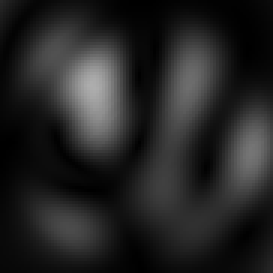
#> input picture Lab 2/Dataset_I/FSS_0632.8nm_00.3mm_004.7C_.tiff, 91 x 91 px (shown 3 times larger); its folder holds only this picture in this run
$ jupyter execute --allow-errors Lab_2.ipynb
#> lines starting #> are read from the running program, lines starting #| are printed output that depends on the picture; long printed decimals are rounded
## 1. Context

Specklegrams are created by a process called modal interference, which happens at the end of a multimode optical fiber. The dimensions of a multimode fiber (MMF) allow several light modes at different wavelengths to propagate, meaning that electromagnetic waves travel along several specific paths.

When a laser beam goes into an optical fiber, it creates different ways the light can travel. This depends on the size of the fiber. There's a relationship between the diameter of the core and the cladding, and the number of ways the light can travel. Speckle or specklegrams are created from these optical paths and the phase delays of each mode. This pattern is a changing spatial distribution of intensities, where constructive interference creates areas of maximum intensity, while total destructive interference between modes produces areas of no light.

The specklegram has great metrological utility, as the patterns generated can give information about the disturbances made along the fiber. The prediction of the magnitude of these disturbances will depend on the mathematical tools used.

Synthetic specklegram simulations were performed using the Finite Element Method (FEM) within COMSOL Multiphysics, integrated with Matlab. This model simulated the propagation of an optical field through a multimode optical fiber, concentrating specifically on the sensing region affected by temperature fluctuations. This method facilitated an accurate approximation of the behavior of the fiber under perturbations, excluding undisturbed regions to optimize computational efficiency [1].

## 2. Advanced data handling with Pandas

[cell 1]
import os
import numpy as np
import pandas as pd
import cv2
import matplotlib.pyplot as plt
from glob import glob
from sklearn.metrics import roc_auc_score
import seaborn as sns
from scipy.stats import f_oneway, shapiro, kruskal
#!pip install skrebate
#!pip install pymrmr


from skrebate import ReliefF
#from pymrmr import mRMR

First we import all the images from the folder and get the data of pixel intensities, this data is flattened to get the dataFrame. Then we add the name of the columns, called as the designated pixel. Then we add a column of the temperature of the imagen to better understanding of the dataframe.

[cell 2]
Imgs_route = '.\Dataset_I'

imgs = sorted(glob(os.path.join(Imgs_route, 'FSS_0632.8nm_00.3mm_*.tiff')))
print(f"{len(imgs)} images were found.")

Size_test = cv2.imread(imgs[0], cv2.IMREAD_GRAYSCALE)
#> Size_test is the input picture: shape (91, 91); min 0, max 173, mean 36.6
Height, Width = Size_test.shape
#> Height = 91; Width = 91
Height, Width = Height - 1, Width - 1
#> Height = 90; Width = 90

Intensities = []

for route in imgs:
    img = cv2.imread(route, cv2.IMREAD_GRAYSCALE)
    if img is None:
        print(f"Imagen could not be read: {route}")
        continue

    Intensities.append(img[:90,:90].flatten())

df = pd.DataFrame(Intensities)
#> df = table of 1 rows and 8100 columns

# Columns with pixel position
cols = [f'pix_{i}_{j}' for i in range(Height) for j in range(Width)]
df.columns = cols

def temp_extraction(file):
    base = os.path.basename(file)
    parts = base.split('_')
    for part in parts:
        if 'C' in part:
            try:
                return float(part.replace('C', '').replace(',', '.'))
            except ValueError:
                return np.nan
    return np.nan

df['temperature'] = [temp_extraction(route) for route in imgs]
cols = ['temperature'] + [col for col in df.columns if col != 'temperature']
#> cols = 8101 items, first 6: 'temperature', 'pix_0_0', 'pix_0_1', 'pix_0_2', 'pix_0_3', 'pix_0_4'
df = df[cols]
#> df = table of 1 rows and 8101 columns

print(df.info())
#| <class 'pandas.core.frame.DataFrame'>
#| RangeIndex: 1 entries, 0 to 0
#| Columns: 8101 entries, temperature to pix_89_89
#| dtypes: float64(1), uint8(8100)
#| memory usage: 8.0 KB
#| None
df.head()
#> Out = table of 1 rows and 8101 columns

[cell 3]
df
#> Out = table of 1 rows and 8101 columns

Here we add a column with the categories of the data. As we have a set of images representing a continous variable (Temperature) which goes from 0.0°C to 100.0°C, we group the images in a range of 10 °C which means that we will have 10 classes, each with 100 images. The last category will have 101 images.

[cell 4]
df['Categories'] = df.index // 101

New_cols = ['Categories'] + cols
#> New_cols = 8102 items, first 6: 'Categories', 'temperature', 'pix_0_0', 'pix_0_1', 'pix_0_2', 'pix_0_3'
df = df[New_cols]
#> df = table of 1 rows and 8102 columns

[cell 5]
df
#> Out = table of 1 rows and 8102 columns

The next image is shown as an example of the reconstruction of the specklegram image from the data in the dataFrame

[cell 6]
# Img #100 visualization
index= 0
image = df.iloc[index][2:].values.reshape((Height, Width))

plt.figure(figsize=(5,5))
plt.imshow(image, cmap='gray')
#plt.title(f"Image #{index+1} - {df.iloc[index]['temperature']} °C")
plt.axis('off')
plt.show()

Here the data is grouped by the categories showing a mean of the intensities of the images within the range of temperature.

[cell 7]
df_grouped = df.groupby('Categories').mean().astype(int)
#> df_grouped = table of 1 rows and 8101 columns
#> (the rest of this cell did not finish here and is left out)

## 3. Feature extraction using OOP

A class for feature extraction is created, we will have 10 features, the first 9 are, each, a mean of the pixel intensities of a part of the image.  The image will be divided in 9 parts each with a size of 30x30 then a mean of all the intensities within that part will be done. The next figure ilustrate the methodology.

[cell 8]
class FeaturesExtraction:
    def __init__(self, image):
        self.image = image

    def pixDist(self):
        (minVal, maxVal, minLoc, maxLoc) = cv2.minMaxLoc(self.image)
        return np.sqrt((minLoc[0] - maxLoc[0]) ** 2 + (minLoc[1] - maxLoc[1]) ** 2)

    def pixRedox(self, new_pix_size):
        self.nps = new_pix_size
        resumen = []
        for i in range(3):
            for j in range(3):
                bloque = self.image[(i * self.nps):(i + 1) * self.nps,(j * self.nps):(j + 1) * self.nps]
                promedio = np.mean(bloque)
                resumen.append(promedio)
        return resumen

[cell 9]
Chung = image.shape[1] // 3
#> Chung = 30

images_9pix = []
pix_distances = []

#image = cv2.resize(df_grouped.iloc[5][1:].values.astype(np.uint8), (90, 90), interpolation=cv2.INTER_AREA)

#> (the rest of this cell did not finish here and is left out)

[cell 10]
Features = pd.DataFrame(images_9pix)
#> Features = table of 1 rows and 9 columns
Features['Gradient'] = pix_distances
Features_cols = [f'Feature #{i+1}' for i in range(9)] + ['Gradient']
Features.columns = Features_cols
Features['Categories'] = df['Categories']
Features
#> Out = table of 1 rows and 11 columns

[cell 11]
index= 0
imagen = Features.iloc[index][:-2].values.reshape((3, 3))
#> imagen = [[46.51, 36.3, 27.55], [28.09, 55.22, 54.11], [29.12, 25.95, 30.21]]

plt.figure(figsize=(5,5))
plt.imshow(imagen, cmap='gray')
#plt.title(f"Image #{index+1}")
plt.axis('off')
plt.show()
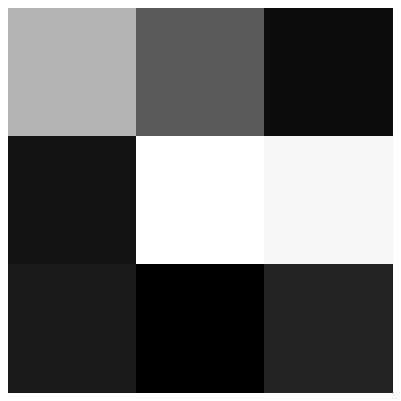
#> figure drawn by matplotlib, 1 panel

## 4. Statistical analysis of custom data and feature extraction

[cell 12]
Features.describe()
#> Out = table of 8 rows and 11 columns

Seeing this result we can say that the features that have a higher value of standard deviation can be selected as a better feature to clasify the data, i.e. Feature #5 and the gradient vs. Feature #7 and Feature #8 which have the lower values of standard deviation.

[cell 13]
plt.figure(figsize=(20,15))
for i, feature in enumerate(Features_cols):
    plt.subplot(3, 4, i + 1)
    sns.kdeplot(data=Features, x=feature, hue='Categories', fill=True, alpha=0.5)
    plt.title(f'Density Plot of {feature}')
    plt.xlabel(feature)
    plt.ylabel('Density')

plt.tight_layout()
plt.show()

[cell 14]
plt.figure(figsize=(20,20))
for i, feature in enumerate(Features_cols):
    plt.subplot(3, 4, i + 1)
    sns.boxplot(x='Categories', y=feature, data=Features)#, palette='Set2')
    plt.title(f'Boxplot of {feature} by Categories')
    plt.xlabel('Categories')
    plt.ylabel(feature)

plt.tight_layout()
plt.show()
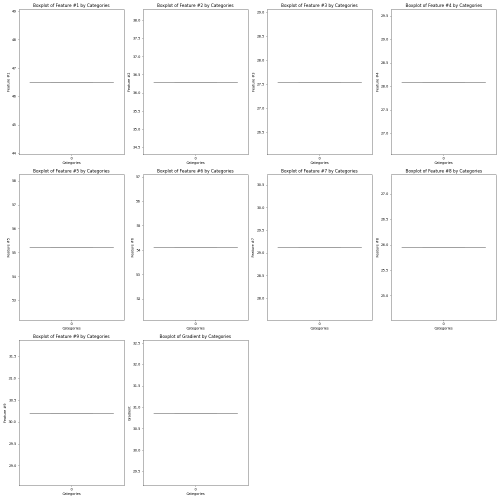
#> figure drawn by matplotlib, 10 panels

As shown in the boxplot and the density Feature #5 and the gradient seems to have a high value of standard deviation but these plots show that this characteristics by themselves are not the best to clasify the images, maybe Feature #5 can be useful by itself to clasify only images with category 5.

Also, we can see that the first 4 features can be useful to clasify the images in ranges of categories, i.e. it's easiest to clasify the images if we group the categories in 2 groups (Group 1: the first half of the categories, Group 2: the rest of the categories).

Also, we can conclude that we were right when we said that Feature #7 and Feature #8 are not the best features for data clasification. In the density plot is shown that this data are grouped in a short range of values.

[cell 15]
features = list(Features.drop('Categories', axis=1).columns)
#> features = ['Feature #1', 'Feature #2', 'Feature #3', 'Feature #4', 'Feature #5', 'Feature #6', 'Feature #7', 'Feature #8', 'Feature #9', 'Gradient']
print(features)
#| ['Feature #1', 'Feature #2', 'Feature #3', 'Feature #4', 'Feature #5', 'Feature #6', 'Feature #7', 'Feature #8', 'Feature #9', 'Gradient']
type(Features[Features[features[-1]] == 0][features[2]])

Now we make a H-test to define if the selected features have a significant statistical difference. First we verify if the data has a normal distribution or not.

[cell 16]
NormalTestVisualization = []
shapiroData = []
for i in range(10):
    for j in range(9):
        data = Features[Features['Categories'] == i][f'Feature #{j+1}']
        shapiroTest = shapiro(data)
        shapiroData.append(shapiroTest[1])
    data = Features[Features['Categories'] == i][f'Gradient']
    shapiroTest = shapiro(data)
    shapiroData.append(shapiroTest[1])
    NormalTestVisualization.append(shapiroData)
    shapiroData = []
#> after the loop, NormalTestVisualization = 10 items

NormalTest = pd.DataFrame(NormalTestVisualization)
#> NormalTest = table of 10 rows and 10 columns
NormalTest.columns = Features.drop('Categories', axis=1).columns
NormalTest
#> Out = table of 10 rows and 10 columns

Here is shown that none of the data has a normal distribution since all results are lower than 0.05 so we need to apply a Kruskal-Wallis test

#> (a cell that did not finish here is left out)

[cell 18]
# Calculate means for each feature by Categories
feature_means_by_Categories = Features.groupby('Categories').mean()
#> feature_means_by_Categories = table of 1 rows and 10 columns

print('Mean of feature j in class i:\n')
print(feature_means_by_Categories)
#> (printed output is left out)

# Calculate overall mean for each feature
overall_mean = Features.drop('Categories', axis=1).mean()


print('\nOverall mean of feature j:\n')
print(overall_mean)
#| Feature #1    46.510
#| Feature #2    36.301
#| Feature #3    27.549
#| Feature #4    28.094
#| Feature #5    55.219
#| Feature #6    54.112
#| Feature #7    29.123
#| Feature #8    25.949
#| Feature #9    30.209
#| Gradient      30.871
#| dtype: float64


# Calculate within-class scatter matrix
within_class_scatter = np.zeros((len(Features_cols), len(Features_cols)))
#> (the rest of this cell did not finish here and is left out)

Now with the Fisher discriminant ratio and the H-test we can note that the best features for clasification are Feature #1, #2 and #4, as we could see in the graphics above

## 5. Data separability

[cell 19]
X = Features[list(Features_cols)]
#> X = table of 1 rows and 10 columns
y = df_grouped.index
auc_scores = []
AUC_df = []
#> (the rest of this cell did not finish here and is left out)

With the AUC for each class we can note that every feature is able to diferentiate the class between the images, specifically the classes 4 and 6 are the easiest to clasify with all the features.
Now we train a ramdom forest model to predict the classes of some images. The data is separated to be 30% for testing and 70% for training.

We calculate the Accuracy score, precision, recall and f1_score with the methods from scikit-learn library.

[cell 20]
from sklearn.metrics import (
accuracy_score,
precision_score,
recall_score,
f1_score,
classification_report,
)
from sklearn.model_selection import train_test_split
from sklearn.ensemble import RandomForestClassifier
from sklearn.preprocessing import label_binarize

Y = Features['Categories'].values
#> Y = [0]

#> (the rest of this cell did not finish here and is left out)

$ run again, on Lab 2/Dataset_I/FSS_0632.8nm_00.3mm_006.2C_.tiff
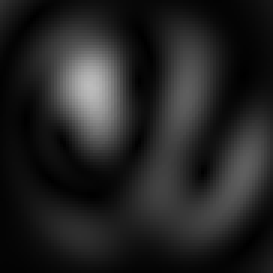
#> input picture Lab 2/Dataset_I/FSS_0632.8nm_00.3mm_006.2C_.tiff, 91 x 91 px (shown 3 times larger)
#> Size_test is the input picture: shape (91, 91); min 0, max 188, mean 35
#> `df = pd.DataFrame(Intensities)`: df = table of 1 rows and 8100 columns
#> `cols = ['temperature'] + [col for col in df.columns if col != 'tempera..`: cols = 8101 items, first 6: 'temperature', 'pix_0_0', 'pix_0_1', 'pix_0_2', 'pix_0_3', 'pix_0_4'
#> `df = df[cols]`: df = table of 1 rows and 8101 columns
#| <class 'pandas.core.frame.DataFrame'>
#| RangeIndex: 1 entries, 0 to 0
#| Columns: 8101 entries, temperature to pix_89_89
#| dtypes: float64(1), uint8(8100)
#| memory usage: 8.0 KB
#| None
#> New_cols = 8102 items, first 6: 'Categories', 'temperature', 'pix_0_0', 'pix_0_1', 'pix_0_2', 'pix_0_3'
#> `df = df[New_cols]`: df = table of 1 rows and 8102 columns
#> df_grouped = table of 1 rows and 8101 columns
#> Features = table of 1 rows and 9 columns
#> `Features`: Out = table of 1 rows and 11 columns
#> imagen = [[43.47, 40.18, 23.46], [29.35, 55.23, 44.56], [16.74, 29.5, 36.96]]
#> `plt.show()`:
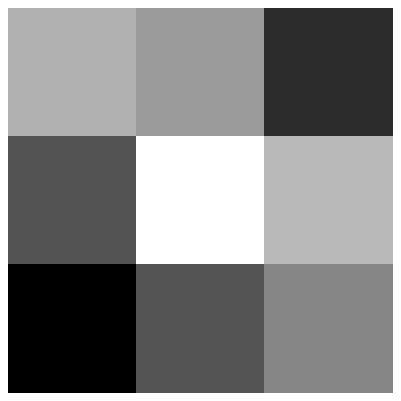
#> figure drawn by matplotlib, 1 panel
#> `Features.describe()`: Out = table of 8 rows and 11 columns
#> features = ['Feature #1', 'Feature #2', 'Feature #3', 'Feature #4', 'Feature #5', 'Feature #6', 'Feature #7', 'Feature #8', 'Feature #9', 'Gradient']
#| ['Feature #1', 'Feature #2', 'Feature #3', 'Feature #4', 'Feature #5', 'Feature #6', 'Feature #7', 'Feature #8', 'Feature #9', 'Gradient']
#> after the loop `for i in range(10):`: NormalTestVisualization = 10 items
#> NormalTest = table of 10 rows and 10 columns
#> feature_means_by_Categories = table of 1 rows and 10 columns
#> (printed output is left out)
#| Feature #1    43.469
#| Feature #2    40.178
#| Feature #3    23.457
#| Feature #4    29.348
#| Feature #5    55.231
#| Feature #6    44.558
#> (further printed lines are left out)
#> Y = [0]
